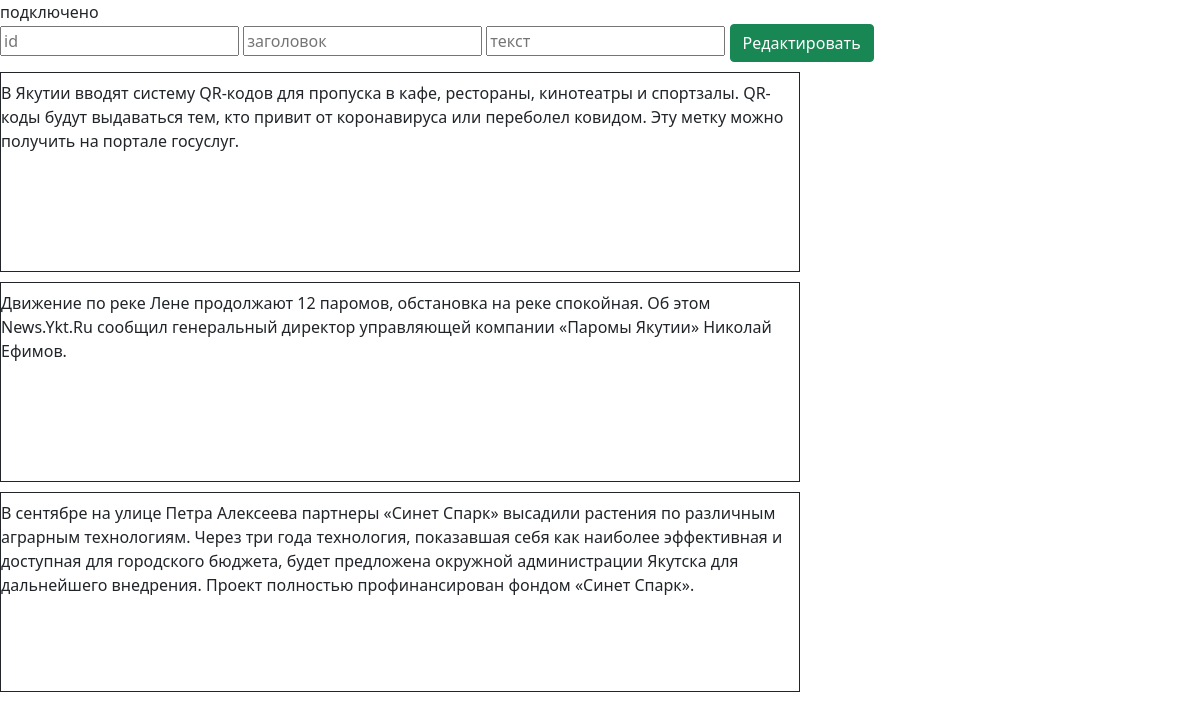
Screenshot of /index1.php with the database file from the repository.
### tables this page shows
CREATE TABLE `news` (
  `id` int(100) NOT NULL,
  `text` varchar(1500) NOT NULL
);

### index1.php (the view, shortened to what this page needs)
<!DOCTYPE html>
<html>
<head>
	<link href="https://cdn.jsdelivr.net/npm/bootstrap@5.1.3/dist/css/bootstrap.min.css" rel="stylesheet">
</head>
<body>
	<?php
		$con = mysqli_connect('127.0.0.1','root', '', 'twitter');
		if($con==false){
			echo "не подключено";
		} else {
			echo "подключено";
		}
		$select = "SELECT * FROM news";
		$results = mysqli_query($con, $select)
	?>
	<form action="update.php" method="GET">
		<input type="" name="id" placeholder="id">
		<input type="" name="heading" placeholder="заголовок">
		<input type="" name="text" placeholder="текст">
		<button class="btn btn-success">Редактировать</button>
	</form>
	<?
		for ($i=0; $i < mysqli_num_rows($results); $i++) {
			$news = mysqli_fetch_assoc($results);
	?>
	<div class="news">
		<p><? echo $news['text']; ?></p>
	</div>
	<?
		}
	?>
</body>
</html>

### index1.php (style rules this page uses)
.news { border: solid 1px; height: 200px; width: 800px; margin-top: 10px; }

### rows the page displays
news: text "В Якутии вводят систему QR-кодов для пропуска в кафе, рестораны, кинотеатры и спортзалы. QR-коды будут выдаваться тем, кто привит от коронавируса или переболел ковидом. Эту метку можно получить на портале госуслуг."
news: text "Движение по реке Лене продолжают 12 паромов, обстановка на реке спокойная. Об этом News.Ykt.Ru сообщил генеральный директор управляющей компании «Паромы Якутии» Николай Ефимов."
news: text "В сентябре на улице Петра Алексеева партнеры «Синет Спарк» высадили растения по различным аграрным технологиям. Через три года технология, показавшая себя как наиболее эффективная и доступная для городского бюджета, будет предложена окружной администрации Якутска для дальнейшего внедрения. Проект полностью профинансирован фондом «Синет Спарк»."
